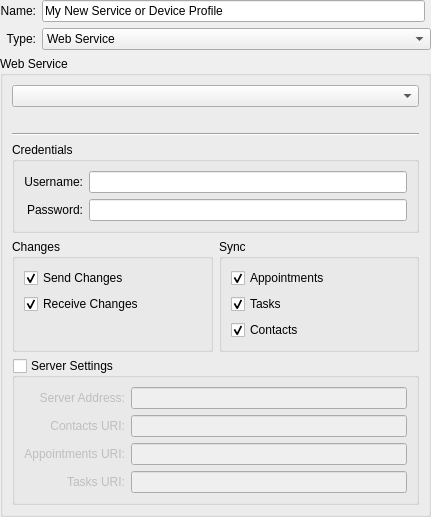
<?xml version="1.0" encoding="UTF-8"?>
<ui version="4.0">
 <class>ConfigWidget</class>
 <widget class="QWidget" name="ConfigWidget">
  <property name="geometry">
   <rect>
    <x>0</x>
    <y>0</y>
    <width>431</width>
    <height>456</height>
   </rect>
  </property>
  <property name="windowTitle">
   <string>Form</string>
  </property>
  <layout class="QGridLayout" name="gridLayout">
   <property name="margin">
    <number>0</number>
   </property>
   <item row="2" column="1" colspan="2">
    <widget class="KComboBox" name="type">
     <item>
      <property name="text">
       <string>Web Service</string>
      </property>
     </item>
     <item>
      <property name="text">
       <string>Device</string>
      </property>
     </item>
     <item>
      <property name="text">
       <string>Akonadi Server</string>
      </property>
     </item>
     <item>
      <property name="text">
       <string>Evolution Data Server</string>
      </property>
     </item>
     <item>
      <property name="text">
       <string>File</string>
      </property>
     </item>
    </widget>
   </item>
   <item row="2" column="0">
    <widget class="QLabel" name="label_7">
     <property name="text">
      <string>Type:</string>
     </property>
     <property name="alignment">
      <set>Qt::AlignRight|Qt::AlignTrailing|Qt::AlignVCenter</set>
     </property>
     <property name="buddy">
      <cstring>type</cstring>
     </property>
    </widget>
   </item>
   <item row="1" column="0">
    <widget class="QLabel" name="label_8">
     <property name="text">
      <string>Name:</string>
     </property>
     <property name="alignment">
      <set>Qt::AlignRight|Qt::AlignTrailing|Qt::AlignVCenter</set>
     </property>
     <property name="buddy">
      <cstring>name</cstring>
     </property>
    </widget>
   </item>
   <item row="1" column="1">
    <widget class="KLineEdit" name="name">
     <property name="toolTip">
      <string>Set a Profile Name here</string>
     </property>
     <property name="text">
      <string>My New Service or Device Profile</string>
     </property>
     <property name="showClearButton" stdset="0">
      <bool>true</bool>
     </property>
    </widget>
   </item>
   <item row="5" column="0" colspan="3">
    <widget class="QStackedWidget" name="stackedWidget">
     <property name="currentIndex">
      <number>0</number>
     </property>
     <widget class="QWidget" name="servicePage">
      <layout class="QGridLayout" name="gridLayout_2">
       <property name="margin">
        <number>0</number>
       </property>
       <item row="2" column="0">
        <widget class="QGroupBox" name="groupBox_3">
         <property name="title">
          <string>Web Service</string>
         </property>
         <layout class="QGridLayout" name="gridLayout_3">
          <item row="0" column="0" colspan="2">
           <widget class="KComboBox" name="serviceType"/>
          </item>
          <item row="1" column="0" colspan="2">
           <widget class="QLabel" name="description">
            <property name="font">
             <font>
              <weight>75</weight>
              <bold>true</bold>
             </font>
            </property>
            <property name="text">
             <string/>
            </property>
            <property name="wordWrap">
             <bool>true</bool>
            </property>
           </widget>
          </item>
          <item row="2" column="0" colspan="2">
           <widget class="Line" name="line_5">
            <property name="orientation">
             <enum>Qt::Horizontal</enum>
            </property>
           </widget>
          </item>
          <item row="3" column="0" colspan="2">
           <widget class="QGroupBox" name="groupBox_5">
            <property name="title">
             <string>Credentials</string>
            </property>
            <layout class="QGridLayout" name="gridLayout_6">
             <item row="0" column="0">
              <widget class="QLabel" name="label_4">
               <property name="text">
                <string>Username:</string>
               </property>
               <property name="alignment">
                <set>Qt::AlignRight|Qt::AlignTrailing|Qt::AlignVCenter</set>
               </property>
               <property name="buddy">
                <cstring>serviceUsername</cstring>
               </property>
              </widget>
             </item>
             <item row="0" column="1">
              <widget class="KLineEdit" name="serviceUsername">
               <property name="showClearButton" stdset="0">
                <bool>true</bool>
               </property>
              </widget>
             </item>
             <item row="1" column="0">
              <widget class="QLabel" name="label_5">
               <property name="text">
                <string>Password:</string>
               </property>
               <property name="alignment">
                <set>Qt::AlignRight|Qt::AlignTrailing|Qt::AlignVCenter</set>
               </property>
               <property name="buddy">
                <cstring>servicePassword</cstring>
               </property>
              </widget>
             </item>
             <item row="1" column="1">
              <widget class="KLineEdit" name="servicePassword">
               <property name="showClearButton" stdset="0">
                <bool>true</bool>
               </property>
               <property name="passwordMode">
                <bool>true</bool>
               </property>
              </widget>
             </item>
            </layout>
           </widget>
          </item>
          <item row="4" column="0">
           <widget class="QGroupBox" name="groupBox_4">
            <property name="title">
             <string>Changes</string>
            </property>
            <layout class="QVBoxLayout" name="verticalLayout">
             <item>
              <widget class="QCheckBox" name="serviceSendChanges">
               <property name="text">
                <string>Send Changes</string>
               </property>
               <property name="checked">
                <bool>true</bool>
               </property>
              </widget>
             </item>
             <item>
              <widget class="QCheckBox" name="serviceReceiveChanges">
               <property name="text">
                <string>Receive Changes</string>
               </property>
               <property name="checked">
                <bool>true</bool>
               </property>
              </widget>
             </item>
             <item>
              <spacer name="verticalSpacer_2">
               <property name="orientation">
                <enum>Qt::Vertical</enum>
               </property>
               <property name="sizeHint" stdset="0">
                <size>
                 <width>0</width>
                 <height>0</height>
                </size>
               </property>
              </spacer>
             </item>
            </layout>
           </widget>
          </item>
          <item row="6" column="0" colspan="2">
           <spacer name="verticalSpacer">
            <property name="orientation">
             <enum>Qt::Vertical</enum>
            </property>
            <property name="sizeHint" stdset="0">
             <size>
              <width>20</width>
              <height>40</height>
             </size>
            </property>
           </spacer>
          </item>
          <item row="4" column="1">
           <widget class="QGroupBox" name="groupBox">
            <property name="title">
             <string>Sync</string>
            </property>
            <layout class="QVBoxLayout" name="verticalLayout_2">
             <item>
              <widget class="QCheckBox" name="syncAppointments">
               <property name="text">
                <string>Appointments</string>
               </property>
               <property name="checked">
                <bool>true</bool>
               </property>
              </widget>
             </item>
             <item>
              <widget class="QCheckBox" name="syncTasks">
               <property name="text">
                <string>Tasks</string>
               </property>
               <property name="checked">
                <bool>true</bool>
               </property>
              </widget>
             </item>
             <item>
              <widget class="QCheckBox" name="syncContacts">
               <property name="text">
                <string>Contacts</string>
               </property>
               <property name="checked">
                <bool>true</bool>
               </property>
              </widget>
             </item>
            </layout>
           </widget>
          </item>
          <item row="5" column="0" colspan="2">
           <widget class="QGroupBox" name="groupBox_2">
            <property name="title">
             <string>Server Settings</string>
            </property>
            <property name="checkable">
             <bool>true</bool>
            </property>
            <property name="checked">
             <bool>false</bool>
            </property>
            <layout class="QGridLayout" name="gridLayout_4">
             <item row="0" column="0">
              <widget class="QLabel" name="label">
               <property name="text">
                <string>Server Address:</string>
               </property>
               <property name="alignment">
                <set>Qt::AlignRight|Qt::AlignTrailing|Qt::AlignVCenter</set>
               </property>
               <property name="buddy">
                <cstring>serverAddress</cstring>
               </property>
              </widget>
             </item>
             <item row="1" column="0">
              <widget class="QLabel" name="label_2">
               <property name="text">
                <string>Contacts URI:</string>
               </property>
               <property name="alignment">
                <set>Qt::AlignRight|Qt::AlignTrailing|Qt::AlignVCenter</set>
               </property>
               <property name="buddy">
                <cstring>contactsURI</cstring>
               </property>
              </widget>
             </item>
             <item row="2" column="0">
              <widget class="QLabel" name="label_3">
               <property name="text">
                <string>Appointments URI:</string>
               </property>
               <property name="alignment">
                <set>Qt::AlignRight|Qt::AlignTrailing|Qt::AlignVCenter</set>
               </property>
               <property name="buddy">
                <cstring>appointmentsURI</cstring>
               </property>
              </widget>
             </item>
             <item row="3" column="0">
              <widget class="QLabel" name="label_6">
               <property name="text">
                <string>Tasks URI:</string>
               </property>
               <property name="alignment">
                <set>Qt::AlignRight|Qt::AlignTrailing|Qt::AlignVCenter</set>
               </property>
               <property name="buddy">
                <cstring>tasksURI</cstring>
               </property>
              </widget>
             </item>
             <item row="0" column="1">
              <widget class="KLineEdit" name="serverAddress"/>
             </item>
             <item row="1" column="1">
              <widget class="KLineEdit" name="contactsURI"/>
             </item>
             <item row="2" column="1">
              <widget class="KLineEdit" name="appointmentsURI"/>
             </item>
             <item row="3" column="1">
              <widget class="KLineEdit" name="tasksURI"/>
             </item>
            </layout>
           </widget>
          </item>
         </layout>
        </widget>
       </item>
      </layout>
     </widget>
     <widget class="QWidget" name="devicePage">
      <layout class="QGridLayout" name="gridLayout_5">
       <property name="margin">
        <number>0</number>
       </property>
       <item row="0" column="0">
        <widget class="QGroupBox" name="groupBox_6">
         <property name="enabled">
          <bool>false</bool>
         </property>
         <property name="title">
          <string>Device</string>
         </property>
         <layout class="QGridLayout" name="gridLayout_7">
          <item row="3" column="0">
           <widget class="QLabel" name="label_9">
            <property name="text">
             <string>TODO: Add Device Stuff</string>
            </property>
            <property name="alignment">
             <set>Qt::AlignCenter</set>
            </property>
           </widget>
          </item>
          <item row="0" column="0">
           <widget class="QLabel" name="label_16">
            <property name="font">
             <font>
              <weight>75</weight>
              <bold>true</bold>
             </font>
            </property>
            <property name="text">
             <string>Sync with a mobile phone or any SyncML-capable handheld.</string>
            </property>
            <property name="wordWrap">
             <bool>true</bool>
            </property>
           </widget>
          </item>
          <item row="1" column="0">
           <widget class="Line" name="line_4">
            <property name="orientation">
             <enum>Qt::Horizontal</enum>
            </property>
           </widget>
          </item>
          <item row="2" column="0">
           <spacer name="verticalSpacer_8">
            <property name="orientation">
             <enum>Qt::Vertical</enum>
            </property>
            <property name="sizeHint" stdset="0">
             <size>
              <width>20</width>
              <height>40</height>
             </size>
            </property>
           </spacer>
          </item>
          <item row="4" column="0">
           <spacer name="verticalSpacer_9">
            <property name="orientation">
             <enum>Qt::Vertical</enum>
            </property>
            <property name="sizeHint" stdset="0">
             <size>
              <width>20</width>
              <height>40</height>
             </size>
            </property>
           </spacer>
          </item>
         </layout>
        </widget>
       </item>
      </layout>
     </widget>
     <widget class="QWidget" name="akonadiPage">
      <layout class="QGridLayout" name="gridLayout_8">
       <property name="margin">
        <number>0</number>
       </property>
       <item row="0" column="0">
        <widget class="QGroupBox" name="groupBox_7">
         <property name="enabled">
          <bool>false</bool>
         </property>
         <property name="title">
          <string>Akonadi Server</string>
         </property>
         <layout class="QGridLayout" name="gridLayout_9">
          <item row="3" column="0">
           <widget class="QLabel" name="label_10">
            <property name="text">
             <string>TODO: Add Akonadi Stuff</string>
            </property>
           </widget>
          </item>
          <item row="0" column="0">
           <widget class="QLabel" name="label_15">
            <property name="font">
             <font>
              <weight>75</weight>
              <bold>true</bold>
             </font>
            </property>
            <property name="text">
             <string>Sync with an Akonadi Server instance</string>
            </property>
            <property name="wordWrap">
             <bool>true</bool>
            </property>
           </widget>
          </item>
          <item row="1" column="0">
           <widget class="Line" name="line_3">
            <property name="orientation">
             <enum>Qt::Horizontal</enum>
            </property>
           </widget>
          </item>
          <item row="2" column="0">
           <spacer name="verticalSpacer_6">
            <property name="orientation">
             <enum>Qt::Vertical</enum>
            </property>
            <property name="sizeHint" stdset="0">
             <size>
              <width>20</width>
              <height>40</height>
             </size>
            </property>
           </spacer>
          </item>
          <item row="4" column="0">
           <spacer name="verticalSpacer_7">
            <property name="orientation">
             <enum>Qt::Vertical</enum>
            </property>
            <property name="sizeHint" stdset="0">
             <size>
              <width>20</width>
              <height>40</height>
             </size>
            </property>
           </spacer>
          </item>
         </layout>
        </widget>
       </item>
      </layout>
     </widget>
     <widget class="QWidget" name="evolutionPage">
      <layout class="QGridLayout" name="gridLayout_10">
       <property name="margin">
        <number>0</number>
       </property>
       <item row="0" column="0">
        <widget class="QGroupBox" name="groupBox_8">
         <property name="enabled">
          <bool>false</bool>
         </property>
         <property name="title">
          <string>Evolution Data Server</string>
         </property>
         <layout class="QGridLayout" name="gridLayout_11">
          <item row="3" column="0">
           <widget class="QLabel" name="label_11">
            <property name="text">
             <string>TODO: Add Evolution Data Server Stuff</string>
            </property>
           </widget>
          </item>
          <item row="0" column="0">
           <widget class="QLabel" name="label_14">
            <property name="font">
             <font>
              <weight>75</weight>
              <bold>true</bold>
             </font>
            </property>
            <property name="text">
             <string>Sync with an Evolution Data Server instance</string>
            </property>
            <property name="alignment">
             <set>Qt::AlignLeading|Qt::AlignLeft|Qt::AlignVCenter</set>
            </property>
            <property name="wordWrap">
             <bool>true</bool>
            </property>
           </widget>
          </item>
          <item row="1" column="0">
           <widget class="Line" name="line_2">
            <property name="orientation">
             <enum>Qt::Horizontal</enum>
            </property>
           </widget>
          </item>
          <item row="4" column="0">
           <spacer name="verticalSpacer_4">
            <property name="orientation">
             <enum>Qt::Vertical</enum>
            </property>
            <property name="sizeHint" stdset="0">
             <size>
              <width>20</width>
              <height>40</height>
             </size>
            </property>
           </spacer>
          </item>
          <item row="2" column="0">
           <spacer name="verticalSpacer_5">
            <property name="orientation">
             <enum>Qt::Vertical</enum>
            </property>
            <property name="sizeHint" stdset="0">
             <size>
              <width>20</width>
              <height>40</height>
             </size>
            </property>
           </spacer>
          </item>
         </layout>
        </widget>
       </item>
      </layout>
     </widget>
     <widget class="QWidget" name="filePage">
      <layout class="QGridLayout" name="gridLayout_12">
       <property name="margin">
        <number>0</number>
       </property>
       <item row="0" column="0">
        <widget class="QGroupBox" name="groupBox_9">
         <property name="enabled">
          <bool>false</bool>
         </property>
         <property name="title">
          <string>File</string>
         </property>
         <layout class="QGridLayout" name="gridLayout_13">
          <item row="2" column="1">
           <widget class="KUrlRequester" name="kurlrequester"/>
          </item>
          <item row="2" column="0">
           <widget class="QLabel" name="label_12">
            <property name="text">
             <string>Select File:</string>
            </property>
            <property name="alignment">
             <set>Qt::AlignRight|Qt::AlignTrailing|Qt::AlignVCenter</set>
            </property>
           </widget>
          </item>
          <item row="3" column="0" colspan="2">
           <spacer name="verticalSpacer_3">
            <property name="orientation">
             <enum>Qt::Vertical</enum>
            </property>
            <property name="sizeHint" stdset="0">
             <size>
              <width>20</width>
              <height>40</height>
             </size>
            </property>
           </spacer>
          </item>
          <item row="0" column="0" colspan="2">
           <widget class="QLabel" name="label_13">
            <property name="font">
             <font>
              <weight>75</weight>
              <bold>true</bold>
             </font>
            </property>
            <property name="text">
             <string>A simple file to sync with</string>
            </property>
            <property name="wordWrap">
             <bool>true</bool>
            </property>
           </widget>
          </item>
          <item row="1" column="0" colspan="2">
           <widget class="Line" name="line">
            <property name="orientation">
             <enum>Qt::Horizontal</enum>
            </property>
           </widget>
          </item>
         </layout>
        </widget>
       </item>
      </layout>
     </widget>
    </widget>
   </item>
  </layout>
 </widget>
 <customwidgets>
  <customwidget>
   <class>KUrlRequester</class>
   <extends>QFrame</extends>
   <header>kurlrequester.h</header>
  </customwidget>
  <customwidget>
   <class>KLineEdit</class>
   <extends>QLineEdit</extends>
   <header>klineedit.h</header>
  </customwidget>
  <customwidget>
   <class>KComboBox</class>
   <extends>QComboBox</extends>
   <header>kcombobox.h</header>
  </customwidget>
 </customwidgets>
 <tabstops>
  <tabstop>name</tabstop>
  <tabstop>type</tabstop>
  <tabstop>serviceType</tabstop>
  <tabstop>serviceUsername</tabstop>
  <tabstop>servicePassword</tabstop>
  <tabstop>serviceSendChanges</tabstop>
  <tabstop>serviceReceiveChanges</tabstop>
  <tabstop>syncAppointments</tabstop>
  <tabstop>syncTasks</tabstop>
  <tabstop>syncContacts</tabstop>
  <tabstop>groupBox_2</tabstop>
  <tabstop>serverAddress</tabstop>
  <tabstop>contactsURI</tabstop>
  <tabstop>appointmentsURI</tabstop>
  <tabstop>tasksURI</tabstop>
 </tabstops>
 <resources/>
 <connections>
  <connection>
   <sender>type</sender>
   <signal>activated(int)</signal>
   <receiver>stackedWidget</receiver>
   <slot>setCurrentIndex(int)</slot>
   <hints>
    <hint type="sourcelabel">
     <x>231</x>
     <y>36</y>
    </hint>
    <hint type="destinationlabel">
     <x>211</x>
     <y>261</y>
    </hint>
   </hints>
  </connection>
 </connections>
</ui>
